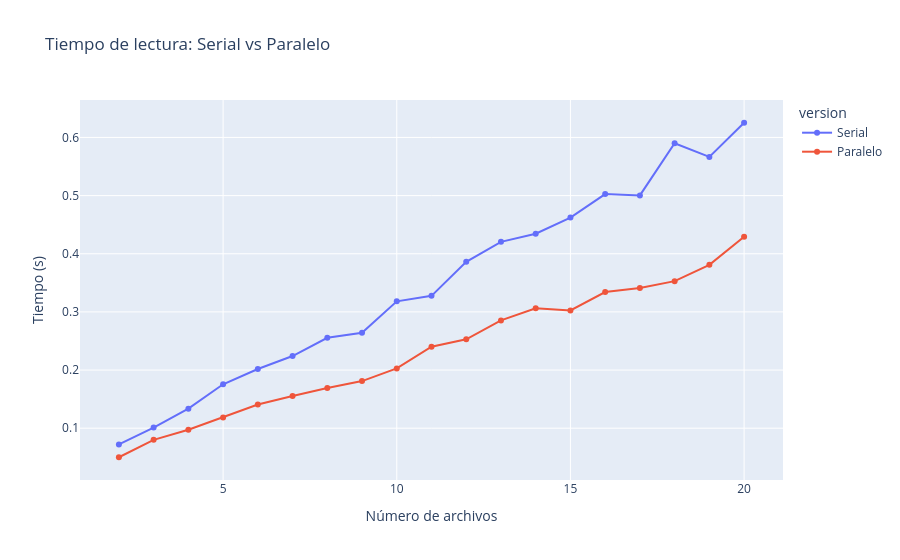

Notebook code for this chart:
### Markdown cell above
**Benchmark:** mide tiempos para 2, 4, 6, ..., 20 archivos y grafica

### Code cell
@dataclass
class ReadMeasurement:
    n_files: int
    time_sec: float
    version: str


measurements: list[ReadMeasurement] = []

for n in range(2, 21):
    t0 = time.perf_counter()
    load_all_serial(DATA_DIR, n_batches=n)
    measurements.append(ReadMeasurement(n, time.perf_counter() - t0, "Serial"))

    t0 = time.perf_counter()
    load_all_parallel(DATA_DIR, n_batches=n)
    measurements.append(ReadMeasurement(n, time.perf_counter() - t0, "Paralelo"))

df_times = pd.DataFrame(measurements)
px.line(
    df_times,
    x="n_files",
    y="time_sec",
    color="version",
    markers=True,
    title="Tiempo de lectura: Serial vs Paralelo",
    labels={"n_files": "Número de archivos", "time_sec": "Tiempo (s)"},
).show()

### Figure 1 — Plotly figure (JSON) as saved in the notebook; plotly's stock layout.template omitted (floating-point values rounded to 4 significant figures)
{"data": [{"hovertemplate": "version=Serial<br>Número de archivos=%{x}<br>Tiempo (s)=%{y}<extra></extra>", "legendgroup": "Serial", "line": {"color": "#636efa", "dash": "solid"}, "marker": {"symbol": "circle"}, "mode": "lines+markers", "name": "Serial", "orientation": "v", "showlegend": true, "type": "scatter", "x": [2, 3, 4, 5, 6, 7, 8, 9, 10, 11, 12, 13, 14, 15, 16, 17, 18, 19, 20], "xaxis": "x", "y": [0.07214, 0.1011, 0.1336, 0.1755, 0.2017, 0.2241, 0.2554, 0.2642, 0.3181, 0.3276, 0.3861, 0.4205, 0.4345, 0.4622, 0.5026, 0.5003, 0.5901, 0.5665, 0.6253], "yaxis": "y"}, {"hovertemplate": "version=Paralelo<br>Número de archivos=%{x}<br>Tiempo (s)=%{y}<extra></extra>", "legendgroup": "Paralelo", "line": {"color": "#EF553B", "dash": "solid"}, "marker": {"symbol": "circle"}, "mode": "lines+markers", "name": "Paralelo", "orientation": "v", "showlegend": true, "type": "scatter", "x": [2, 3, 4, 5, 6, 7, 8, 9, 10, 11, 12, 13, 14, 15, 16, 17, 18, 19, 20], "xaxis": "x", "y": [0.05003, 0.07996, 0.09741, 0.1184, 0.1407, 0.1554, 0.169, 0.181, 0.2028, 0.2401, 0.2529, 0.2853, 0.3062, 0.3025, 0.3342, 0.3412, 0.3529, 0.3809, 0.4294], "yaxis": "y"}], "layout": {"legend": {"title": {"text": "version"}, "tracegroupgap": 0}, "title": {"text": "Tiempo de lectura: Serial vs Paralelo"}, "xaxis": {"anchor": "y", "domain": [0, 1], "title": {"text": "Número de archivos"}}, "yaxis": {"anchor": "x", "domain": [0, 1], "title": {"text": "Tiempo (s)"}}}}
